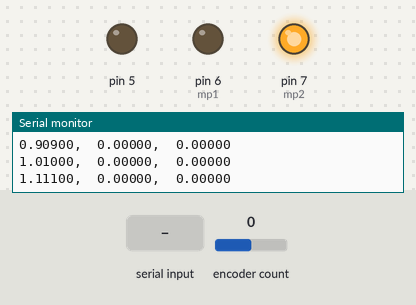
Recording of a sketch running on a simulated Arduino Uno, built with avr-gcc and run on an emulated ATmega328P. Shown: output pins drawn as LEDs (lit = HIGH), the last lines printed to the serial monitor. The test bench sets the inputs (shaded band); at power-on: encoder count 0.

Above: at 1.2 s.
1.3 s: "5\n" received over Serial
At 2.4 s:
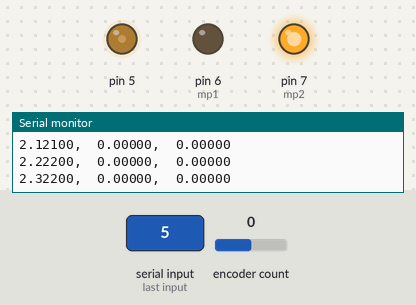
At 4.13 s:
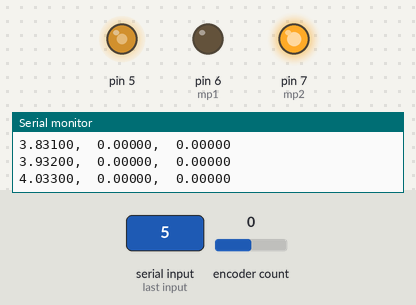
4.3 s: "0\n" received over Serial
5.8 s: "90,45\n" received over Serial
At 6.8 s:
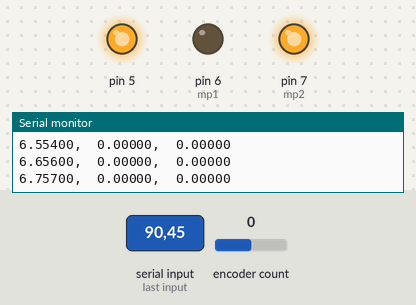
Timing chart, 0 to 8.8 s (numbered marks = the images above; inputs shaded):
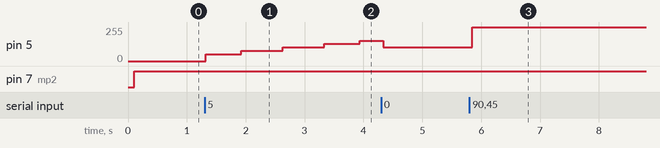

The sketch:

PM6PositionControl.ino
```cpp
#include <Encoder.h>

const int mp1 = 6;
const int mp2 = 7;
const int mPWM = 5;

Encoder myEnc(18,19);

//time variables
unsigned long t_ms = 0;
double t = 0;                 // current time
double t_old_enc = 0;         // previous encoder sample time
double t_old_mot = 0;         // previous motor sample time
double Pos = 0;               // current pos
double Vel = 0;               // current velocity
double Pos_old = 0;           // previous pos
double T_enc=0.1;            // sample period in seconds
double T_motor=0.01;         // motor control sample time

//Controller variables
double Pos_desired = 0;
double error_old = 0;

void setup() {
  Serial.begin(9600);
  pinMode(mp1, OUTPUT);
  pinMode(mp2, OUTPUT);
}

void loop() {

  t_ms = millis();
  t = t_ms / 1000.0;

  //Only run every timestep
  if (t>t_old_enc+T_enc) {

    //Read encoder counts and calculate position/velocity
    EncoderCalcs();

    //Change parameter to 0 if nothing should be printed.
    debugPrinter(1);

    //ask user for the desired position to rotate to
    if(Serial.available()>0) {
        Pos_desired = Serial.parseInt();
        Serial.read();
        Serial.print("Desired position: ");
        Serial.println(Pos_desired);
      }

    //Convert voltage to position using PID controller
    double input = PID_controller();

    //Send command to motor
    motorCommand(mp1, mp2, mPWM, input);

    Pos_old = Pos;
    t_old_enc = t; //save current time and position

  }

}
```

EncoderCalcs.ino
```cpp
// === GLOBAL ENCODER VARIABLES === //
const double GearRatio = 313.0;           // the gear ratio ONLY INPUT INTEGER VALUES
const double countsPerRev_motor = 20.0;   // the counts per revolution of the motor shaft. ONLY INPUT INTEGER VALUES
long counts = 0;                          // Globally initialize encoder counts


void EncoderCalcs() {

    //Read counts and calculate current position/velocity
    counts = myEnc.read();  // get current counts
    Pos = (counts*360.0)/(countsPerRev_motor*GearRatio);   // Position in deg
    Vel = (Pos - Pos_old)/(t - t_old_enc);           // Velocity in deg/sec


    //Loop position back to zero if it gets over 360 degrees
    if(Pos >= 360.0) {
      Pos = Pos - 360.0;
    }
}
```

PID_controller.ino
```cpp
//PID gains
double Kp  = 0.4; //0.6 goes unstable
double Kd = 0.001;
double Ki = 0.3;

double integralError = 0;

//NOTE: Integral component is not included.
double PID_controller() {

    //Calculate error and the d/dt of error
    double error = Pos - Pos_desired;
    double derrordt = error/(t - t_old_enc);
    integralError = integralError + error*T_enc;


    //Proportional component
    double input = Kp*(error);

    //Add derivative component
    input = input - Kd*(derrordt);

    //Add integral component
    input = input + Ki*integralError;

    //Ensure values are something that the motor controller can provide
    return constrain(input, -10.0, 10.0);


    error_old = error;

}
```

debugPrinter.ino
```cpp
//Function that prints data to serial. Only needed for debugging.
//If type = 0, nothing will be printed.
void debugPrinter(int type) {

  switch(type) {

    default:
      Serial.print(t, 5);     // print time; comment out if using the serial plotter
      Serial.print(",\t");     // tab command
      Serial.print(Pos, 5);   // print position
      Serial.print(",\t");
      Serial.println(Vel, 5); // print velocity

    break;

  case 0:
  break;
  }

}
```

motorCommand.ino
```cpp
void motorCommand(int mpa, int mpb, int PWM, double command) {

  if(command > 0) {
    digitalWrite(mpa, HIGH);
    digitalWrite(mpb, LOW);
    command = map(command, 0, 10, 0, 255);
  } else {
    digitalWrite(mpa, LOW);
    digitalWrite(mpb, HIGH);
    command = map(command, -10, 0, 255, 0);
  }

  //Serial.println(command);
  analogWrite(PWM, command);

}
```

Measured:
- after the input at 1.3 s, pin 5: moves from 0/255 to 153/255 over 2.6 s, starting at once
- after the input at 5.8 s, pin 5: 102/255 → 255/255 after 0.05 s
